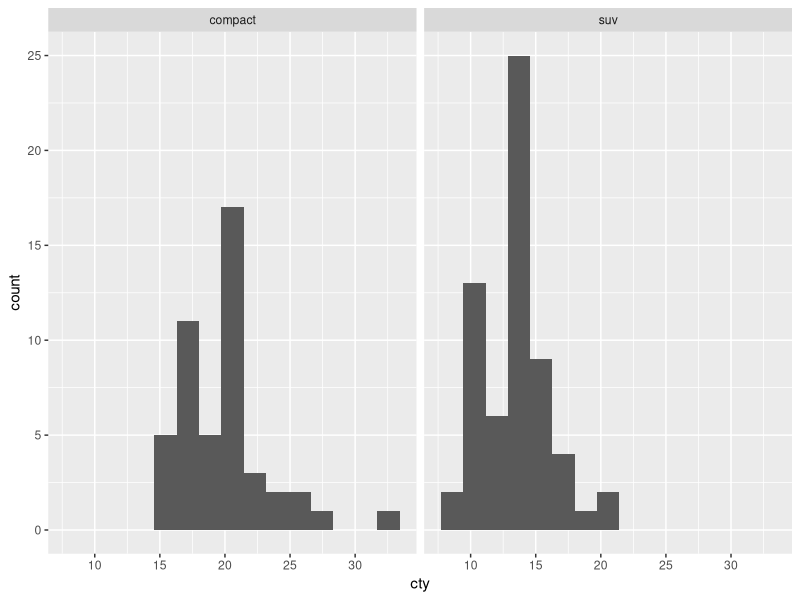
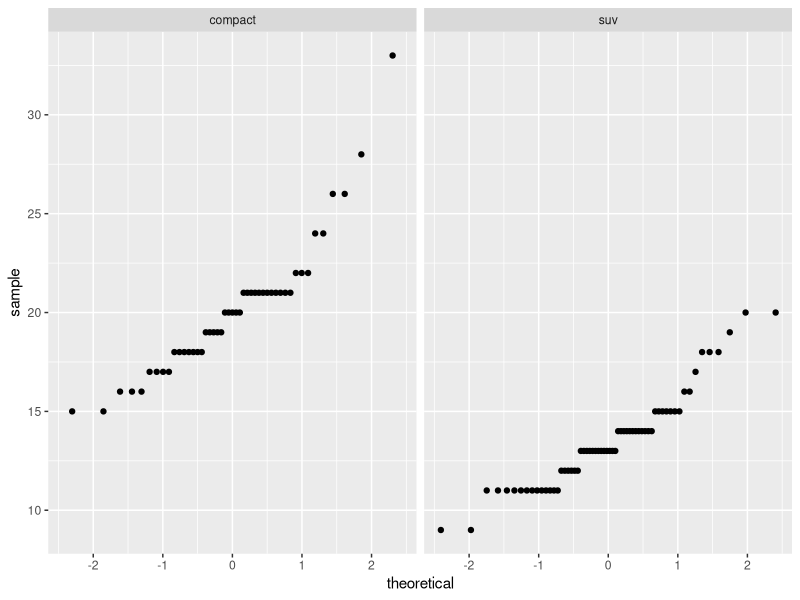

Reproduce these figures in R, in order.
## ---- chunk 1
knitr::opts_chunk$set(echo = TRUE)
library(tidyverse)
## ---- chunk 2
otter_length <- c(38, 41, 50, 27, 32, 41, 48, 60, 43)

t.test(otter_length)
## ---- chunk 3
otter_test <- t.test(x = otter_length, mu = 50)
otter_test
## ---- chunk 4
desert_bighorns <- c(32, 44, 18, 26, 50, 33, 42, 20)
sierra_bighorns <- c(28, 31, 40, 42, 26, 29, 31)

t.test(x = desert_bighorns, y = sierra_bighorns)
## ---- chunk 5
compact_suv <- mpg %>% 
  filter(class %in% c("compact", "suv"))
## ---- chunk 6
ggplot(data = compact_suv, aes(x = cty)) +
  geom_histogram(bins = 15) +
  facet_wrap(~class)
## ---- chunk 7
ggplot(data = compact_suv, aes(sample = cty)) +
  geom_qq() +
  facet_wrap(~class)
## ---- chunk 8
car_stats <- compact_suv %>% 
  group_by(class) %>% 
  summarize(mean_city = mean(cty),
            sd_city = sd(cty),
            n = n())

car_stats
## ---- chunk 9
compact_sample <- compact_suv %>% 
  filter(class == "compact") %>% 
  pull(cty)

suv_sample <- compact_suv %>% 
  filter(class == "suv") %>% 
  pull(cty)

t.test(x = compact_sample, y = suv_sample)

